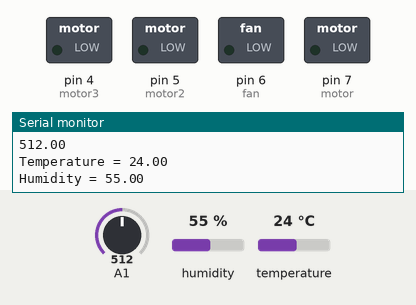
Recording of a sketch running on a simulated Arduino Uno, built with avr-gcc and run on an emulated ATmega328P. Shown: switched loads named in the sketch (green lamp = pin HIGH), the last lines printed to the serial monitor. Inputs (shaded band) come from the test bench; at power-on: A1 = 512, humidity 55 %, temperature 24 °C.

Above: at 0.1 s.
At 2.1 s:
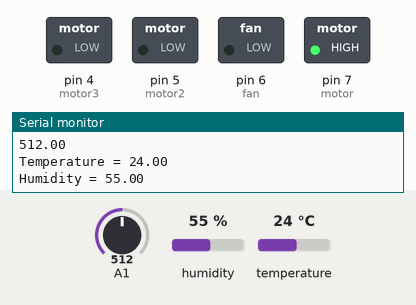
Timing chart, 0 to 3.6 s (numbered marks = the images above):
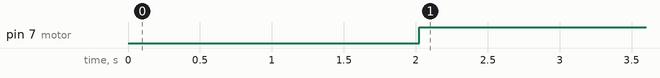

The sketch:

sketch_dec12.ino
```cpp
#include <dht.h>

dht DHT;

//#include <SoftwareSerial.h>  //including the software serial UART library which will make the digital pins as TX and RX
//#include <LiquidCrystal.h>
//#include "DHT.h"             //including the DHT22 library
#define DHT11_PIN 8             //Declaring pin 8 of arduino to communicate with DHT22
//#define DHTTYPE DHT11        //Defining type of DHT sensor we are using (DHT22 or DHT11)
#define DEBUG true
//DHT dht(DHTPIN, DHTTYPE);    //Declaring a variable named dht
//LiquidCrystal lcd(13, 12, 11, 10, 9, 8);
//SoftwareSerial esp8266(2,3); //Connect the TX pin of ESP8266 to pin 2 of Arduino and RX pin of ESP8266 to pin 3 of Arduino.
//SoftwareSerial mySerial(9, 10);

int motor=7;
const int motor2 = 5;
const int motor3= 4;
const int fan=6;
float temp_read,Temp_alert_val,Temp_shut_val;
float sound,db;
float soil,soill,soil2,soill2,soil3,soill3;
int buttonState1=0;
int buttonState2=0;


void setup()
{
  Serial.begin(9600);
    //lcd.begin(16,2);
  // mySerial.begin(9600);
  //esp8266.begin(115200); // Set the baud rate of serial communication
 // dht.begin();         //This will initiate receiving data from DHT22

pinMode(motor, OUTPUT);
pinMode(motor2, OUTPUT);
 pinMode(motor3,OUTPUT);
 pinMode(fan,OUTPUT);
 //pinMode(DHTPIN, INPUT);
//lcd.setCursor(0,0); // Sets the location at which subsequent text written to the LCD will be displayed
//lcd.print("T: ");
//lcd.setCursor(8,0); // Sets the location at which subsequent text written to the LCD will be displayed
//lcd.print("C: ");

//lcd.setCursor(0,1); // Sets the location at which subsequent text written to the LCD will be displayed
//lcd.print("S: ");
//delay(30);
//lcd.setCursor(8,1); // Sets the location at which subsequent text written to the LCD will be displayed
//lcd.print("G: ");
}

void loop()
{


  soil=analogRead(1);
  soill=(100-((soil/1023.00)*100));
  Serial.println(soil);
  //lcd.setCursor(10,0); // Sets the location at which subsequent text written to the LCD will be displayed
//lcd.print( soill);


  int chk = DHT.read11(DHT11_PIN);
  Serial.print("Temperature = ");
  Serial.println(DHT.temperature);
  Serial.print("Humidity = ");
  Serial.println(DHT.humidity);

  delay(2000);


 if(soill>20)
        {
          digitalWrite(motor,HIGH);

          }
          else
          {
            digitalWrite(motor,LOW);

            }

}
```

Measured:
- by itself, pin 7 (motor): LOW → HIGH at 2.0 s
